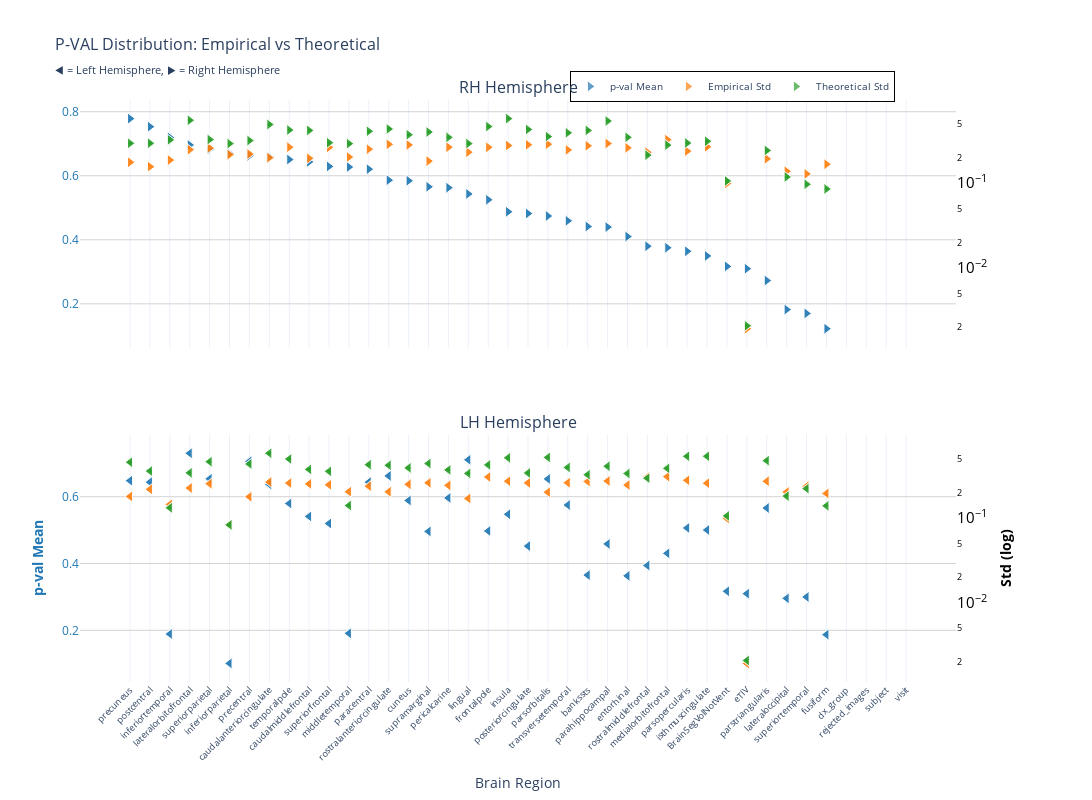
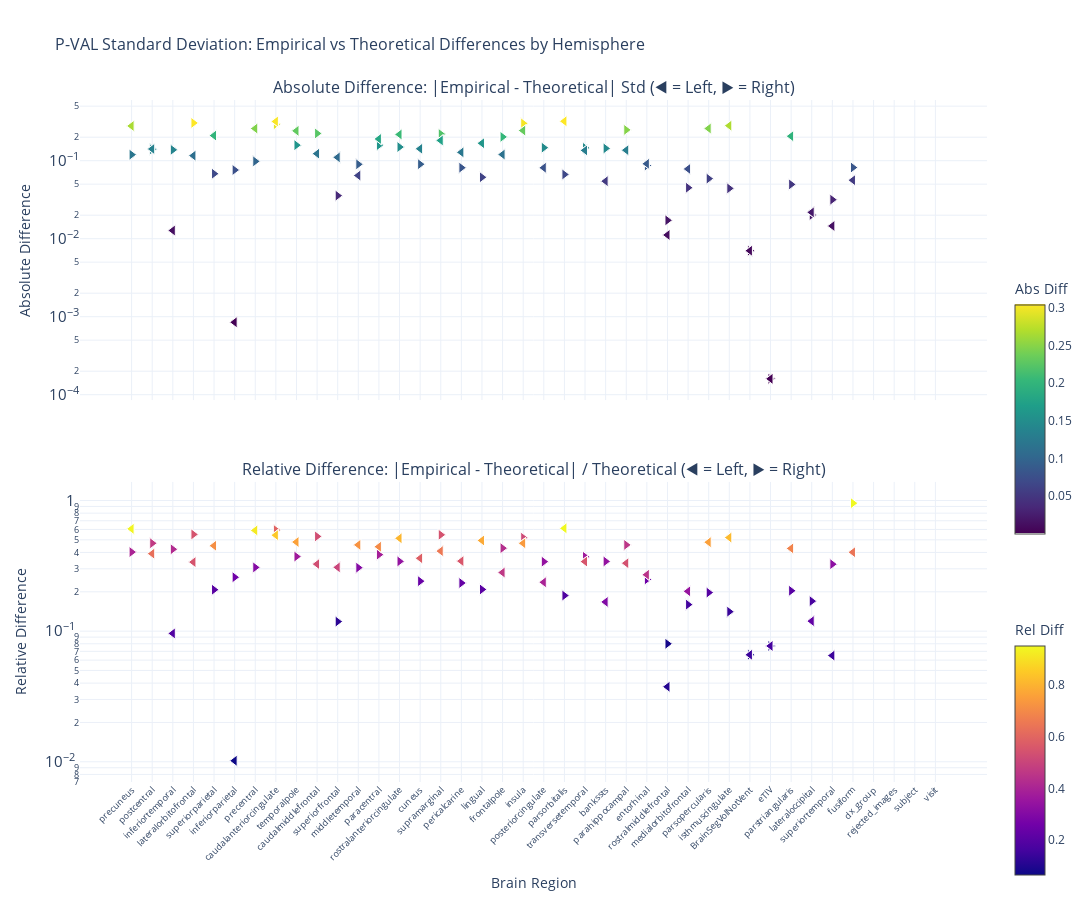

Notebook cell for these charts, in order:
### Markdown cell above
### p-value

### Code cell
nu_nav = df_navr[(df_navr["study"] == "longitudinal") & (df_navr["group"] == "HC-PD")]
data_path = stats_dir / f"student_longitudinal_{METRIC}.parquet"
df, stats = get_test_stats(
    data_path, stat_functions_F, nu_nav, hemisphere=True, study="longitudinal"
)
show_figure(
    stats, hemisphere=True, stat_name="p-val", study="longitudinal", metric=METRIC
)

### Figure 1 — Plotly figure (JSON) as saved in the notebook; plotly's stock layout.template omitted (floating-point values rounded to 4 significant figures)
{"data": [{"hovertemplate": "<b>%{x}</b><br>Mean p-val: %{y:.2f}<br><extra></extra>", "legendgroup": "mean", "marker": {"color": "#1f77b4", "line": {"color": "white", "width": 1}, "opacity": 0.7, "size": 10, "symbol": "triangle-right"}, "mode": "markers", "name": "p-val Mean", "showlegend": true, "type": "scatter", "x": ["precuneus", "precuneus", "postcentral", "postcentral", "inferiortemporal", "inferiortemporal", "lateralorbitofrontal", "lateralorbitofrontal", "superiorparietal", "superiorparietal", "inferiorparietal", "inferiorparietal", "precentral", "precentral", "caudalanteriorcingulate", "caudalanteriorcingulate", "temporalpole", "temporalpole", "caudalmiddlefrontal", "caudalmiddlefrontal", "superiorfrontal", "superiorfrontal", "middletemporal", "middletemporal", "paracentral", "paracentral", "rostralanteriorcingulate", "rostralanteriorcingulate", "cuneus", "cuneus", "supramarginal", "supramarginal", "pericalcarine", "pericalcarine", "lingual", "lingual", "frontalpole", "frontalpole", "insula", "insula", "posteriorcingulate", "posteriorcingulate", "parsorbitalis", "parsorbitalis", "transversetemporal", "transversetemporal", "bankssts", "bankssts", "parahippocampal", "parahippocampal", "entorhinal", "entorhinal", "rostralmiddlefrontal", "rostralmiddlefrontal", "medialorbitofrontal", "medialorbitofrontal", "parsopercularis", "parsopercularis", "isthmuscingulate", "isthmuscingulate", "BrainSegVolNotVent", "BrainSegVolNotVent", "eTIV", "eTIV", "parstriangularis", "parstriangularis", "lateraloccipital", "lateraloccipital", "superiortemporal", "superiortemporal", "fusiform", "fusiform", "dx_group", "rejected_images", "subject", "visit"], "xaxis": "x", "y": [0.7785, 0.7785, 0.7534, 0.7534, 0.7197, 0.7197, 0.6961, 0.6961, 0.683, 0.683, 0.6699, 0.6699, 0.6625, 0.6625, 0.6591, 0.6591, 0.6507, 0.6507, 0.6434, 0.6434, 0.6291, 0.6291, 0.6272, 0.6272, 0.6207, 0.6207, 0.5862, 0.5862, 0.5844, 0.5844, 0.5655, 0.5655, 0.5628, 0.5628, 0.5432, 0.5432, 0.5249, 0.5249, 0.4874, 0.4874, 0.4821, 0.4821, 0.4743, 0.4743, 0.4592, 0.4592, 0.4415, 0.4415, 0.4396, 0.4396, 0.4102, 0.4102, 0.38, 0.38, 0.3752, 0.3752, 0.364, 0.364, 0.3496, 0.3496, 0.3169, 0.3169, 0.3098, 0.3098, 0.2726, 0.2726, 0.1819, 0.1819, 0.1699, 0.1699, 0.1222, 0.1222, NaN, NaN, NaN, NaN], "yaxis": "y"}, {"hovertemplate": "<b>%{x}</b><br>Empirical Std: %{y:.3f}<br><extra></extra>", "legendgroup": "empirical", "marker": {"color": "#ff7f0e", "line": {"color": "white", "width": 1}, "opacity": 0.7, "size": 10, "symbol": "triangle-right"}, "mode": "markers", "name": "Empirical Std", "showlegend": true, "type": "scatter", "x": ["precuneus", "precuneus", "postcentral", "postcentral", "inferiortemporal", "inferiortemporal", "lateralorbitofrontal", "lateralorbitofrontal", "superiorparietal", "superiorparietal", "inferiorparietal", "inferiorparietal", "precentral", "precentral", "caudalanteriorcingulate", "caudalanteriorcingulate", "temporalpole", "temporalpole", "caudalmiddlefrontal", "caudalmiddlefrontal", "superiorfrontal", "superiorfrontal", "middletemporal", "middletemporal", "paracentral", "paracentral", "rostralanteriorcingulate", "rostralanteriorcingulate", "cuneus", "cuneus", "supramarginal", "supramarginal", "pericalcarine", "pericalcarine", "lingual", "lingual", "frontalpole", "frontalpole", "insula", "insula", "posteriorcingulate", "posteriorcingulate", "parsorbitalis", "parsorbitalis", "transversetemporal", "transversetemporal", "bankssts", "bankssts", "parahippocampal", "parahippocampal", "entorhinal", "entorhinal", "rostralmiddlefrontal", "rostralmiddlefrontal", "medialorbitofrontal", "medialorbitofrontal", "parsopercularis", "parsopercularis", "isthmuscingulate", "isthmuscingulate", "BrainSegVolNotVent", "BrainSegVolNotVent", "eTIV", "eTIV", "parstriangularis", "parstriangularis", "lateraloccipital", "lateraloccipital", "superiortemporal", "superiortemporal", "fusiform", "fusiform", "dx_group", "rejected_images", "subject", "visit"], "xaxis": "x", "y": [0.1768, 0.1768, 0.157, 0.157, 0.1875, 0.1875, 0.2492, 0.2492, 0.2599, 0.2599, 0.2178, 0.2178, 0.221, 0.221, 0.2004, 0.2004, 0.2667, 0.2667, 0.1972, 0.1972, 0.2654, 0.2654, 0.2036, 0.2036, 0.2526, 0.2526, 0.2878, 0.2878, 0.2835, 0.2835, 0.1826, 0.1826, 0.2667, 0.2667, 0.2327, 0.2327, 0.2655, 0.2655, 0.2787, 0.2787, 0.2846, 0.2846, 0.289, 0.289, 0.2475, 0.2475, 0.2768, 0.2768, 0.2946, 0.2946, 0.2617, 0.2617, 0.232, 0.232, 0.3271, 0.3271, 0.2395, 0.2395, 0.2692, 0.2692, 0.09936, 0.09936, 0.001915, 0.001915, 0.1941, 0.1941, 0.1387, 0.1387, 0.1288, 0.1288, 0.1673, 0.1673, NaN, NaN, NaN, NaN], "yaxis": "y2"}, {"error_y": {"array": [0.005886, 0.005886, 0.005896, 0.005896, 0.006462, 0.006462, 0.01101, 0.01101, 0.006517, 0.006517, 0.005837, 0.005837, 0.00634, 0.00634, 0.009807, 0.009807, 0.008441, 0.008441, 0.008357, 0.008357, 0.005982, 0.005982, 0.005831, 0.005831, 0.008162, 0.008162, 0.008691, 0.008691, 0.007425, 0.007425, 0.007993, 0.007993, 0.006914, 0.006914, 0.005841, 0.005841, 0.009285, 0.009285, 0.01151, 0.01151, 0.008572, 0.008572, 0.007064, 0.007064, 0.00782, 0.00782, 0.008354, 0.008354, 0.01078, 0.01078, 0.006922, 0.006922, 0.004268, 0.004268, 0.005605, 0.005605, 0.005929, 0.005929, 0.006225, 0.006225, 0.002114, 0.002114, 4.122e-05, 4.122e-05, 0.004843, 0.004843, 0.002355, 0.002355, 0.001931, 0.001931, 0.001701, 0.001701, NaN, NaN, NaN, NaN], "arrayminus": [0.005769, 0.005769, 0.005779, 0.005779, 0.006333, 0.006333, 0.01079, 0.01079, 0.006388, 0.006388, 0.005721, 0.005721, 0.006214, 0.006214, 0.009612, 0.009612, 0.008273, 0.008273, 0.008191, 0.008191, 0.005863, 0.005863, 0.005715, 0.005715, 0.008, 0.008, 0.008519, 0.008519, 0.007277, 0.007277, 0.007834, 0.007834, 0.006777, 0.006777, 0.005725, 0.005725, 0.009101, 0.009101, 0.01128, 0.01128, 0.008402, 0.008402, 0.006924, 0.006924, 0.007665, 0.007665, 0.008189, 0.008189, 0.01057, 0.01057, 0.006785, 0.006785, 0.004184, 0.004184, 0.005494, 0.005494, 0.005812, 0.005812, 0.006102, 0.006102, 0.002072, 0.002072, 4.04e-05, 4.04e-05, 0.004747, 0.004747, 0.002309, 0.002309, 0.001893, 0.001893, 0.001668, 0.001668, NaN, NaN, NaN, NaN], "color": "#2ca02c", "thickness": 1, "type": "data", "visible": true, "width": 2}, "hovertemplate": "<b>%{x}</b><br>Theoretical Std: %{y:.3f}<br><extra></extra>", "legendgroup": "theoretical", "marker": {"color": "#2ca02c", "line": {"color": "white", "width": 1}, "opacity": 0.7, "size": 10, "symbol": "triangle-right"}, "mode": "markers", "name": "Theoretical Std", "showlegend": true, "type": "scatter", "x": ["precuneus", "precuneus", "postcentral", "postcentral", "inferiortemporal", "inferiortemporal", "lateralorbitofrontal", "lateralorbitofrontal", "superiorparietal", "superiorparietal", "inferiorparietal", "inferiorparietal", "precentral", "precentral", "caudalanteriorcingulate", "caudalanteriorcingulate", "temporalpole", "temporalpole", "caudalmiddlefrontal", "caudalmiddlefrontal", "superiorfrontal", "superiorfrontal", "middletemporal", "middletemporal", "paracentral", "paracentral", "rostralanteriorcingulate", "rostralanteriorcingulate", "cuneus", "cuneus", "supramarginal", "supramarginal", "pericalcarine", "pericalcarine", "lingual", "lingual", "frontalpole", "frontalpole", "insula", "insula", "posteriorcingulate", "posteriorcingulate", "parsorbitalis", "parsorbitalis", "transversetemporal", "transversetemporal", "bankssts", "bankssts", "parahippocampal", "parahippocampal", "entorhinal", "entorhinal", "rostralmiddlefrontal", "rostralmiddlefrontal", "medialorbitofrontal", "medialorbitofrontal", "parsopercularis", "parsopercularis", "isthmuscingulate", "isthmuscingulate", "BrainSegVolNotVent", "BrainSegVolNotVent", "eTIV", "eTIV", "parstriangularis", "parstriangularis", "lateraloccipital", "lateraloccipital", "superiortemporal", "superiortemporal", "fusiform", "fusiform", "dx_group", "rejected_images", "subject", "visit"], "xaxis": "x", "y": [0.2962, 0.2962, 0.2967, 0.2967, 0.3252, 0.3252, 0.5539, 0.5539, 0.328, 0.328, 0.2938, 0.2938, 0.3191, 0.3191, 0.4936, 0.4936, 0.4248, 0.4248, 0.4206, 0.4206, 0.3011, 0.3011, 0.2935, 0.2935, 0.4108, 0.4108, 0.4374, 0.4374, 0.3737, 0.3737, 0.4023, 0.4023, 0.348, 0.348, 0.294, 0.294, 0.4673, 0.4673, 0.5794, 0.5794, 0.4314, 0.4314, 0.3555, 0.3555, 0.3936, 0.3936, 0.4205, 0.4205, 0.5426, 0.5426, 0.3484, 0.3484, 0.2148, 0.2148, 0.2821, 0.2821, 0.2984, 0.2984, 0.3133, 0.3133, 0.1064, 0.1064, 0.002075, 0.002075, 0.2437, 0.2437, 0.1185, 0.1185, 0.09719, 0.09719, 0.08563, 0.08563, NaN, NaN, NaN, NaN], "yaxis": "y2"}, {"hovertemplate": "<b>%{x}</b><br>Mean p-val: %{y:.2f}<br><extra></extra>", "legendgroup": "mean", "marker": {"color": "#1f77b4", "line": {"color": "white", "width": 1}, "opacity": 0.7, "size": 10, "symbol": "triangle-left"}, "mode": "markers", "name": "p-val Mean", "showlegend": false, "type": "scatter", "x": ["lateralorbitofrontal", "lateralorbitofrontal", "lingual", "lingual", "precentral", "precentral", "rostralanteriorcingulate", "rostralanteriorcingulate", "superiorparietal", "superiorparietal", "parsorbitalis", "parsorbitalis", "precuneus", "precuneus", "postcentral", "postcentral", "paracentral", "paracentral", "caudalanteriorcingulate", "caudalanteriorcingulate", "pericalcarine", "pericalcarine", "cuneus", "cuneus", "temporalpole", "temporalpole", "transversetemporal", "transversetemporal", "parstriangularis", "parstriangularis", "insula", "insula", "caudalmiddlefrontal", "caudalmiddlefrontal", "superiorfrontal", "superiorfrontal", "parsopercularis", "parsopercularis", "isthmuscingulate", "isthmuscingulate", "frontalpole", "frontalpole", "supramarginal", "supramarginal", "parahippocampal", "parahippocampal", "posteriorcingulate", "posteriorcingulate", "medialorbitofrontal", "medialorbitofrontal", "rostralmiddlefrontal", "rostralmiddlefrontal", "bankssts", "bankssts", "entorhinal", "entorhinal", "BrainSegVolNotVent", "BrainSegVolNotVent", "eTIV", "eTIV", "superiortemporal", "superiortemporal", "lateraloccipital", "lateraloccipital", "middletemporal", "middletemporal", "inferiortemporal", "inferiortemporal", "fusiform", "fusiform", "inferiorparietal", "inferiorparietal", "dx_group", "rejected_images", "subject", "visit"], "xaxis": "x2", "y": [0.7299, 0.7299, 0.7103, 0.7103, 0.7058, 0.7058, 0.6622, 0.6622, 0.6534, 0.6534, 0.6531, 0.6531, 0.6479, 0.6479, 0.6435, 0.6435, 0.6435, 0.6435, 0.6367, 0.6367, 0.5962, 0.5962, 0.5886, 0.5886, 0.5796, 0.5796, 0.575, 0.575, 0.566, 0.566, 0.5473, 0.5473, 0.5408, 0.5408, 0.5198, 0.5198, 0.5064, 0.5064, 0.5003, 0.5003, 0.4973, 0.4973, 0.496, 0.496, 0.4586, 0.4586, 0.4521, 0.4521, 0.4304, 0.4304, 0.3939, 0.3939, 0.3653, 0.3653, 0.363, 0.363, 0.3169, 0.3169, 0.3098, 0.3098, 0.2999, 0.2999, 0.2957, 0.2957, 0.1909, 0.1909, 0.1889, 0.1889, 0.1872, 0.1872, 0.1011, 0.1011, NaN, NaN, NaN, NaN], "yaxis": "y3"}, {"hovertemplate": "<b>%{x}</b><br>Empirical Std: %{y:.3f}<br><extra></extra>", "legendgroup": "empirical", "marker": {"color": "#ff7f0e", "line": {"color": "white", "width": 1}, "opacity": 0.7, "size": 10, "symbol": "triangle-left"}, "mode": "markers", "name": "Empirical Std", "showlegend": false, "type": "scatter", "x": ["lateralorbitofrontal", "lateralorbitofrontal", "lingual", "lingual", "precentral", "precentral", "rostralanteriorcingulate", "rostralanteriorcingulate", "superiorparietal", "superiorparietal", "parsorbitalis", "parsorbitalis", "precuneus", "precuneus", "postcentral", "postcentral", "paracentral", "paracentral", "caudalanteriorcingulate", "caudalanteriorcingulate", "pericalcarine", "pericalcarine", "cuneus", "cuneus", "temporalpole", "temporalpole", "transversetemporal", "transversetemporal", "parstriangularis", "parstriangularis", "insula", "insula", "caudalmiddlefrontal", "caudalmiddlefrontal", "superiorfrontal", "superiorfrontal", "parsopercularis", "parsopercularis", "isthmuscingulate", "isthmuscingulate", "frontalpole", "frontalpole", "supramarginal", "supramarginal", "parahippocampal", "parahippocampal", "posteriorcingulate", "posteriorcingulate", "medialorbitofrontal", "medialorbitofrontal", "rostralmiddlefrontal", "rostralmiddlefrontal", "bankssts", "bankssts", "entorhinal", "entorhinal", "BrainSegVolNotVent", "BrainSegVolNotVent", "eTIV", "eTIV", "superiortemporal", "superiortemporal", "lateraloccipital", "lateraloccipital", "middletemporal", "middletemporal", "inferiortemporal", "inferiortemporal", "fusiform", "fusiform", "inferiorparietal", "inferiorparietal", "dx_group", "rejected_images", "subject", "visit"], "xaxis": "x2", "y": [0.2275, 0.2275, 0.1712, 0.1712, 0.1792, 0.1792, 0.2053, 0.2053, 0.2559, 0.2559, 0.2028, 0.2028, 0.1806, 0.1806, 0.2193, 0.2193, 0.2391, 0.2391, 0.2677, 0.2677, 0.2443, 0.2443, 0.2513, 0.2513, 0.26, 0.26, 0.2623, 0.2623, 0.2732, 0.2732, 0.2738, 0.2738, 0.2545, 0.2545, 0.2481, 0.2481, 0.2806, 0.2806, 0.2592, 0.2592, 0.3069, 0.3069, 0.2617, 0.2617, 0.2752, 0.2752, 0.2615, 0.2615, 0.3099, 0.3099, 0.3086, 0.3086, 0.2718, 0.2718, 0.2464, 0.2464, 0.09936, 0.09936, 0.001915, 0.001915, 0.2384, 0.2384, 0.2041, 0.2041, 0.2057, 0.2057, 0.1453, 0.1453, 0.1961, 0.1961, 0.08414, 0.08414, NaN, NaN, NaN, NaN], "yaxis": "y4"}, {"error_y": {"array": [0.006825, 0.006825, 0.006727, 0.006727, 0.008692, 0.008692, 0.008388, 0.008388, 0.009253, 0.009253, 0.01039, 0.01039, 0.009125, 0.009125, 0.007165, 0.007165, 0.008526, 0.008526, 0.01164, 0.01164, 0.007397, 0.007397, 0.007818, 0.007818, 0.009959, 0.009959, 0.007906, 0.007906, 0.009521, 0.009521, 0.01027, 0.01027, 0.007502, 0.007502, 0.007122, 0.007122, 0.01071, 0.01071, 0.01074, 0.01074, 0.008481, 0.008481, 0.008814, 0.008814, 0.008179, 0.008179, 0.006807, 0.006807, 0.007715, 0.007715, 0.00591, 0.00591, 0.006487, 0.006487, 0.006709, 0.006709, 0.002114, 0.002114, 4.122e-05, 4.122e-05, 0.004447, 0.004447, 0.003623, 0.003623, 0.002804, 0.002804, 0.002634, 0.002634, 0.00278, 0.00278, 0.001655, 0.001655, NaN, NaN, NaN, NaN], "arrayminus": [0.00669, 0.00669, 0.006594, 0.006594, 0.00852, 0.00852, 0.008222, 0.008222, 0.00907, 0.00907, 0.01019, 0.01019, 0.008944, 0.008944, 0.007023, 0.007023, 0.008357, 0.008357, 0.01141, 0.01141, 0.00725, 0.00725, 0.007663, 0.007663, 0.009762, 0.009762, 0.007749, 0.007749, 0.009332, 0.009332, 0.01007, 0.01007, 0.007353, 0.007353, 0.00698, 0.00698, 0.0105, 0.0105, 0.01052, 0.01052, 0.008312, 0.008312, 0.008639, 0.008639, 0.008016, 0.008016, 0.006672, 0.006672, 0.007562, 0.007562, 0.005792, 0.005792, 0.006358, 0.006358, 0.006576, 0.006576, 0.002072, 0.002072, 4.04e-05, 4.04e-05, 0.004359, 0.004359, 0.003551, 0.003551, 0.002749, 0.002749, 0.002581, 0.002581, 0.002725, 0.002725, 0.001622, 0.001622, NaN, NaN, NaN, NaN], "color": "#2ca02c", "thickness": 1, "type": "data", "visible": true, "width": 2}, "hovertemplate": "<b>%{x}</b><br>Theoretical Std: %{y:.3f}<br><extra></extra>", "legendgroup": "theoretical", "marker": {"color": "#2ca02c", "line": {"color": "white", "width": 1}, "opacity": 0.7, "size": 10, "symbol": "triangle-left"}, "mode": "markers", "name": "Theoretical Std", "showlegend": false, "type": "scatter", "x": ["lateralorbitofrontal", "lateralorbitofrontal", "lingual", "lingual", "precentral", "precentral", "rostralanteriorcingulate", "rostralanteriorcingulate", "superiorparietal", "superiorparietal", "parsorbitalis", "parsorbitalis", "precuneus", "precuneus", "postcentral", "postcentral", "paracentral", "paracentral", "caudalanteriorcingulate", "caudalanteriorcingulate", "pericalcarine", "pericalcarine", "cuneus", "cuneus", "temporalpole", "temporalpole", "transversetemporal", "transversetemporal", "parstriangularis", "parstriangularis", "insula", "insula", "caudalmiddlefrontal", "caudalmiddlefrontal", "superiorfrontal", "superiorfrontal", "parsopercularis", "parsopercularis", "isthmuscingulate", "isthmuscingulate", "frontalpole", "frontalpole", "supramarginal", "supramarginal", "parahippocampal", "parahippocampal", "posteriorcingulate", "posteriorcingulate", "medialorbitofrontal", "medialorbitofrontal", "rostralmiddlefrontal", "rostralmiddlefrontal", "bankssts", "bankssts", "entorhinal", "entorhinal", "BrainSegVolNotVent", "BrainSegVolNotVent", "eTIV", "eTIV", "superiortemporal", "superiortemporal", "lateraloccipital", "lateraloccipital", "middletemporal", "middletemporal", "inferiortemporal", "inferiortemporal", "fusiform", "fusiform", "inferiorparietal", "inferiorparietal", "dx_group", "rejected_images", "subject", "visit"], "xaxis": "x2", "y": [0.3435, 0.3435, 0.3386, 0.3386, 0.4375, 0.4375, 0.4222, 0.4222, 0.4657, 0.4657, 0.523, 0.523, 0.4592, 0.4592, 0.3606, 0.3606, 0.4291, 0.4291, 0.5859, 0.5859, 0.3723, 0.3723, 0.3935, 0.3935, 0.5012, 0.5012, 0.3979, 0.3979, 0.4792, 0.4792, 0.517, 0.517, 0.3775, 0.3775, 0.3584, 0.3584, 0.5392, 0.5392, 0.5404, 0.5404, 0.4268, 0.4268, 0.4436, 0.4436, 0.4116, 0.4116, 0.3426, 0.3426, 0.3883, 0.3883, 0.2974, 0.2974, 0.3265, 0.3265, 0.3376, 0.3376, 0.1064, 0.1064, 0.002075, 0.002075, 0.2238, 0.2238, 0.1823, 0.1823, 0.1411, 0.1411, 0.1325, 0.1325, 0.1399, 0.1399, 0.08329, 0.08329, NaN, NaN, NaN, NaN], "yaxis": "y4"}], "layout": {"annotations": [{"font": {"size": 16}, "showarrow": false, "text": "RH Hemisphere", "x": 0.47, "xanchor": "center", "xref": "paper", "y": 1, "yanchor": "bottom", "yref": "paper"}, {"font": {"size": 16}, "showarrow": false, "text": "LH Hemisphere", "x": 0.47, "xanchor": "center", "xref": "paper", "y": 0.425, "yanchor": "bottom", "yref": "paper"}], "height": 800, "hovermode": "x", "legend": {"bgcolor": "rgba(255, 255, 255, 0.9)", "bordercolor": "black", "borderwidth": 1, "font": {"size": 10}, "orientation": "h", "x": 0.7, "xanchor": "center", "y": 1.05}, "title": {"font": {"size": 16}, "text": "P-VAL Distribution: Empirical vs Theoretical<br><sub>◀ = Left Hemisphere, ▶ = Right Hemisphere</sub>"}, "width": 1400, "xaxis": {"anchor": "y", "domain": [0, 0.94], "matches": "x2", "showticklabels": false}, "xaxis2": {"anchor": "y3", "domain": [0, 0.94], "tickangle": -45, "tickfont": {"size": 9}, "title": {"text": "Brain Region"}}, "yaxis": {"anchor": "x", "domain": [0.575, 1], "gridcolor": "lightgray", "showgrid": true, "tickfont": {"color": "#1f77b4"}, "title": {"font": {"color": "#1f77b4"}, "text": ""}}, "yaxis2": {"anchor": "x", "exponentformat": "power", "overlaying": "y", "showgrid": false, "side": "right", "tickfont": {"color": "black"}, "title": {"font": {"color": "black"}, "text": ""}, "type": "log"}, "yaxis3": {"anchor": "x2", "domain": [0, 0.425], "gridcolor": "lightgray", "showgrid": true, "tickfont": {"color": "#1f77b4"}, "title": {"font": {"color": "#1f77b4"}, "text": "<b>p-val Mean</b>"}}, "yaxis4": {"anchor": "x2", "exponentformat": "power", "overlaying": "y3", "showgrid": false, "side": "right", "tickfont": {"color": "black"}, "title": {"font": {"color": "black"}, "text": "<b>Std (log)</b>"}, "type": "log"}}}

### Figure 2 — Plotly figure (JSON) as saved in the notebook; plotly's stock layout.template omitted (floating-point values rounded to 4 significant figures)
{"data": [{"hovertemplate": "<b>%{x}</b><br>Hemisphere: %{text}<br>Abs Diff: %{y:.4f}<br><extra></extra>", "legendgroup": "abs_rh", "marker": {"color": [0.1194, 0.1194, 0.1397, 0.1397, 0.1377, 0.1377, 0.3047, 0.3047, 0.06806, 0.06806, 0.07595, 0.07595, 0.09809, 0.09809, 0.2932, 0.2932, 0.1581, 0.1581, 0.2234, 0.2234, 0.03563, 0.03563, 0.08984, 0.08984, 0.1582, 0.1582, 0.1496, 0.1496, 0.09015, 0.09015, 0.2197, 0.2197, 0.0813, 0.0813, 0.06128, 0.06128, 0.2018, 0.2018, 0.3007, 0.3007, 0.1468, 0.1468, 0.06659, 0.06659, 0.1461, 0.1461, 0.1437, 0.1437, 0.2481, 0.2481, 0.08671, 0.08671, 0.01719, 0.01719, 0.04501, 0.04501, 0.05888, 0.05888, 0.04415, 0.04415, 0.007009, 0.007009, 0.0001597, 0.0001597, 0.04964, 0.04964, 0.02012, 0.02012, 0.03164, 0.03164, 0.0817, 0.0817, NaN, NaN, NaN, NaN], "colorbar": {"len": 0.4, "title": {"text": "Abs Diff"}, "y": 0.75, "yanchor": "top"}, "colorscale": [[0, "#440154"], [0.1111, "#482878"], [0.2222, "#3e4989"], [0.3333, "#31688e"], [0.4444, "#26828e"], [0.5556, "#1f9e89"], [0.6667, "#35b779"], [0.7778, "#6ece58"], [0.8889, "#b5de2b"], [1, "#fde725"]], "line": {"color": "white", "width": 1}, "showscale": true, "size": 10, "symbol": "triangle-right"}, "mode": "markers", "name": "Absolute (rh)", "showlegend": false, "text": ["rh", "rh", "rh", "rh", "rh", "rh", "rh", "rh", "rh", "rh", "rh", "rh", "rh", "rh", "rh", "rh", "rh", "rh", "rh", "rh", "rh", "rh", "rh", "rh", "rh", "rh", "rh", "rh", "rh", "rh", "rh", "rh", "rh", "rh", "rh", "rh", "rh", "rh", "rh", "rh", "rh", "rh", "rh", "rh", "rh", "rh", "rh", "rh", "rh", "rh", "rh", "rh", "rh", "rh", "rh", "rh", "rh", "rh", "rh", "rh", "rh", "rh", "rh", "rh", "rh", "rh", "rh", "rh", "rh", "rh", "rh", "rh", "rh", "rh", "rh", "rh"], "type": "scatter", "x": ["precuneus", "precuneus", "postcentral", "postcentral", "inferiortemporal", "inferiortemporal", "lateralorbitofrontal", "lateralorbitofrontal", "superiorparietal", "superiorparietal", "inferiorparietal", "inferiorparietal", "precentral", "precentral", "caudalanteriorcingulate", "caudalanteriorcingulate", "temporalpole", "temporalpole", "caudalmiddlefrontal", "caudalmiddlefrontal", "superiorfrontal", "superiorfrontal", "middletemporal", "middletemporal", "paracentral", "paracentral", "rostralanteriorcingulate", "rostralanteriorcingulate", "cuneus", "cuneus", "supramarginal", "supramarginal", "pericalcarine", "pericalcarine", "lingual", "lingual", "frontalpole", "frontalpole", "insula", "insula", "posteriorcingulate", "posteriorcingulate", "parsorbitalis", "parsorbitalis", "transversetemporal", "transversetemporal", "bankssts", "bankssts", "parahippocampal", "parahippocampal", "entorhinal", "entorhinal", "rostralmiddlefrontal", "rostralmiddlefrontal", "medialorbitofrontal", "medialorbitofrontal", "parsopercularis", "parsopercularis", "isthmuscingulate", "isthmuscingulate", "BrainSegVolNotVent", "BrainSegVolNotVent", "eTIV", "eTIV", "parstriangularis", "parstriangularis", "lateraloccipital", "lateraloccipital", "superiortemporal", "superiortemporal", "fusiform", "fusiform", "dx_group", "rejected_images", "subject", "visit"], "xaxis": "x", "y": [0.1194, 0.1194, 0.1397, 0.1397, 0.1377, 0.1377, 0.3047, 0.3047, 0.06806, 0.06806, 0.07595, 0.07595, 0.09809, 0.09809, 0.2932, 0.2932, 0.1581, 0.1581, 0.2234, 0.2234, 0.03563, 0.03563, 0.08984, 0.08984, 0.1582, 0.1582, 0.1496, 0.1496, 0.09015, 0.09015, 0.2197, 0.2197, 0.0813, 0.0813, 0.06128, 0.06128, 0.2018, 0.2018, 0.3007, 0.3007, 0.1468, 0.1468, 0.06659, 0.06659, 0.1461, 0.1461, 0.1437, 0.1437, 0.2481, 0.2481, 0.08671, 0.08671, 0.01719, 0.01719, 0.04501, 0.04501, 0.05888, 0.05888, 0.04415, 0.04415, 0.007009, 0.007009, 0.0001597, 0.0001597, 0.04964, 0.04964, 0.02012, 0.02012, 0.03164, 0.03164, 0.0817, 0.0817, NaN, NaN, NaN, NaN], "yaxis": "y"}, {"hovertemplate": "<b>%{x}</b><br>Hemisphere: %{text}<br>Rel Diff: %{y:.2%}<br><extra></extra>", "legendgroup": "rel_rh", "marker": {"color": [0.4031, 0.4031, 0.4707, 0.4707, 0.4234, 0.4234, 0.5502, 0.5502, 0.2075, 0.2075, 0.2586, 0.2586, 0.3074, 0.3074, 0.594, 0.594, 0.3723, 0.3723, 0.5311, 0.5311, 0.1183, 0.1183, 0.3061, 0.3061, 0.3851, 0.3851, 0.342, 0.342, 0.2413, 0.2413, 0.5461, 0.5461, 0.2336, 0.2336, 0.2085, 0.2085, 0.4318, 0.4318, 0.519, 0.519, 0.3403, 0.3403, 0.1873, 0.1873, 0.3711, 0.3711, 0.3417, 0.3417, 0.4571, 0.4571, 0.2489, 0.2489, 0.08, 0.08, 0.1596, 0.1596, 0.1973, 0.1973, 0.1409, 0.1409, 0.06589, 0.06589, 0.07699, 0.07699, 0.2037, 0.2037, 0.1697, 0.1697, 0.3255, 0.3255, 0.9541, 0.9541, NaN, NaN, NaN, NaN], "colorbar": {"len": 0.4, "title": {"text": "Rel Diff"}, "y": 0.25, "yanchor": "top"}, "colorscale": [[0, "#0d0887"], [0.1111, "#46039f"], [0.2222, "#7201a8"], [0.3333, "#9c179e"], [0.4444, "#bd3786"], [0.5556, "#d8576b"], [0.6667, "#ed7953"], [0.7778, "#fb9f3a"], [0.8889, "#fdca26"], [1, "#f0f921"]], "line": {"color": "white", "width": 1}, "showscale": true, "size": 10, "symbol": "triangle-right"}, "mode": "markers", "name": "Relative (rh)", "showlegend": false, "text": ["rh", "rh", "rh", "rh", "rh", "rh", "rh", "rh", "rh", "rh", "rh", "rh", "rh", "rh", "rh", "rh", "rh", "rh", "rh", "rh", "rh", "rh", "rh", "rh", "rh", "rh", "rh", "rh", "rh", "rh", "rh", "rh", "rh", "rh", "rh", "rh", "rh", "rh", "rh", "rh", "rh", "rh", "rh", "rh", "rh", "rh", "rh", "rh", "rh", "rh", "rh", "rh", "rh", "rh", "rh", "rh", "rh", "rh", "rh", "rh", "rh", "rh", "rh", "rh", "rh", "rh", "rh", "rh", "rh", "rh", "rh", "rh", "rh", "rh", "rh", "rh"], "type": "scatter", "x": ["precuneus", "precuneus", "postcentral", "postcentral", "inferiortemporal", "inferiortemporal", "lateralorbitofrontal", "lateralorbitofrontal", "superiorparietal", "superiorparietal", "inferiorparietal", "inferiorparietal", "precentral", "precentral", "caudalanteriorcingulate", "caudalanteriorcingulate", "temporalpole", "temporalpole", "caudalmiddlefrontal", "caudalmiddlefrontal", "superiorfrontal", "superiorfrontal", "middletemporal", "middletemporal", "paracentral", "paracentral", "rostralanteriorcingulate", "rostralanteriorcingulate", "cuneus", "cuneus", "supramarginal", "supramarginal", "pericalcarine", "pericalcarine", "lingual", "lingual", "frontalpole", "frontalpole", "insula", "insula", "posteriorcingulate", "posteriorcingulate", "parsorbitalis", "parsorbitalis", "transversetemporal", "transversetemporal", "bankssts", "bankssts", "parahippocampal", "parahippocampal", "entorhinal", "entorhinal", "rostralmiddlefrontal", "rostralmiddlefrontal", "medialorbitofrontal", "medialorbitofrontal", "parsopercularis", "parsopercularis", "isthmuscingulate", "isthmuscingulate", "BrainSegVolNotVent", "BrainSegVolNotVent", "eTIV", "eTIV", "parstriangularis", "parstriangularis", "lateraloccipital", "lateraloccipital", "superiortemporal", "superiortemporal", "fusiform", "fusiform", "dx_group", "rejected_images", "subject", "visit"], "xaxis": "x2", "y": [0.4031, 0.4031, 0.4707, 0.4707, 0.4234, 0.4234, 0.5502, 0.5502, 0.2075, 0.2075, 0.2586, 0.2586, 0.3074, 0.3074, 0.594, 0.594, 0.3723, 0.3723, 0.5311, 0.5311, 0.1183, 0.1183, 0.3061, 0.3061, 0.3851, 0.3851, 0.342, 0.342, 0.2413, 0.2413, 0.5461, 0.5461, 0.2336, 0.2336, 0.2085, 0.2085, 0.4318, 0.4318, 0.519, 0.519, 0.3403, 0.3403, 0.1873, 0.1873, 0.3711, 0.3711, 0.3417, 0.3417, 0.4571, 0.4571, 0.2489, 0.2489, 0.08, 0.08, 0.1596, 0.1596, 0.1973, 0.1973, 0.1409, 0.1409, 0.06589, 0.06589, 0.07699, 0.07699, 0.2037, 0.2037, 0.1697, 0.1697, 0.3255, 0.3255, 0.9541, 0.9541, NaN, NaN, NaN, NaN], "yaxis": "y2"}, {"hovertemplate": "<b>%{x}</b><br>Hemisphere: %{text}<br>Abs Diff: %{y:.4f}<br><extra></extra>", "legendgroup": "abs_lh", "marker": {"color": [0.116, 0.116, 0.1674, 0.1674, 0.2583, 0.2583, 0.2169, 0.2169, 0.2098, 0.2098, 0.3203, 0.3203, 0.2786, 0.2786, 0.1413, 0.1413, 0.19, 0.19, 0.3181, 0.3181, 0.1279, 0.1279, 0.1421, 0.1421, 0.2412, 0.2412, 0.1356, 0.1356, 0.206, 0.206, 0.2433, 0.2433, 0.1231, 0.1231, 0.1103, 0.1103, 0.2586, 0.2586, 0.2811, 0.2811, 0.12, 0.12, 0.1818, 0.1818, 0.1364, 0.1364, 0.0811, 0.0811, 0.07834, 0.07834, 0.01115, 0.01115, 0.05463, 0.05463, 0.09123, 0.09123, 0.007009, 0.007009, 0.0001597, 0.0001597, 0.01455, 0.01455, 0.02176, 0.02176, 0.06455, 0.06455, 0.01273, 0.01273, 0.05621, 0.05621, 0.000848, 0.000848, NaN, NaN, NaN, NaN], "colorbar": {"len": 0.4, "title": {"text": "Abs Diff"}, "y": 0.75, "yanchor": "top"}, "colorscale": [[0, "#440154"], [0.1111, "#482878"], [0.2222, "#3e4989"], [0.3333, "#31688e"], [0.4444, "#26828e"], [0.5556, "#1f9e89"], [0.6667, "#35b779"], [0.7778, "#6ece58"], [0.8889, "#b5de2b"], [1, "#fde725"]], "line": {"color": "white", "width": 1}, "showscale": false, "size": 10, "symbol": "triangle-left"}, "mode": "markers", "name": "Absolute (lh)", "showlegend": false, "text": ["lh", "lh", "lh", "lh", "lh", "lh", "lh", "lh", "lh", "lh", "lh", "lh", "lh", "lh", "lh", "lh", "lh", "lh", "lh", "lh", "lh", "lh", "lh", "lh", "lh", "lh", "lh", "lh", "lh", "lh", "lh", "lh", "lh", "lh", "lh", "lh", "lh", "lh", "lh", "lh", "lh", "lh", "lh", "lh", "lh", "lh", "lh", "lh", "lh", "lh", "lh", "lh", "lh", "lh", "lh", "lh", "lh", "lh", "lh", "lh", "lh", "lh", "lh", "lh", "lh", "lh", "lh", "lh", "lh", "lh", "lh", "lh", "lh", "lh", "lh", "lh"], "type": "scatter", "x": ["lateralorbitofrontal", "lateralorbitofrontal", "lingual", "lingual", "precentral", "precentral", "rostralanteriorcingulate", "rostralanteriorcingulate", "superiorparietal", "superiorparietal", "parsorbitalis", "parsorbitalis", "precuneus", "precuneus", "postcentral", "postcentral", "paracentral", "paracentral", "caudalanteriorcingulate", "caudalanteriorcingulate", "pericalcarine", "pericalcarine", "cuneus", "cuneus", "temporalpole", "temporalpole", "transversetemporal", "transversetemporal", "parstriangularis", "parstriangularis", "insula", "insula", "caudalmiddlefrontal", "caudalmiddlefrontal", "superiorfrontal", "superiorfrontal", "parsopercularis", "parsopercularis", "isthmuscingulate", "isthmuscingulate", "frontalpole", "frontalpole", "supramarginal", "supramarginal", "parahippocampal", "parahippocampal", "posteriorcingulate", "posteriorcingulate", "medialorbitofrontal", "medialorbitofrontal", "rostralmiddlefrontal", "rostralmiddlefrontal", "bankssts", "bankssts", "entorhinal", "entorhinal", "BrainSegVolNotVent", "BrainSegVolNotVent", "eTIV", "eTIV", "superiortemporal", "superiortemporal", "lateraloccipital", "lateraloccipital", "middletemporal", "middletemporal", "inferiortemporal", "inferiortemporal", "fusiform", "fusiform", "inferiorparietal", "inferiorparietal", "dx_group", "rejected_images", "subject", "visit"], "xaxis": "x", "y": [0.116, 0.116, 0.1674, 0.1674, 0.2583, 0.2583, 0.2169, 0.2169, 0.2098, 0.2098, 0.3203, 0.3203, 0.2786, 0.2786, 0.1413, 0.1413, 0.19, 0.19, 0.3181, 0.3181, 0.1279, 0.1279, 0.1421, 0.1421, 0.2412, 0.2412, 0.1356, 0.1356, 0.206, 0.206, 0.2433, 0.2433, 0.1231, 0.1231, 0.1103, 0.1103, 0.2586, 0.2586, 0.2811, 0.2811, 0.12, 0.12, 0.1818, 0.1818, 0.1364, 0.1364, 0.0811, 0.0811, 0.07834, 0.07834, 0.01115, 0.01115, 0.05463, 0.05463, 0.09123, 0.09123, 0.007009, 0.007009, 0.0001597, 0.0001597, 0.01455, 0.01455, 0.02176, 0.02176, 0.06455, 0.06455, 0.01273, 0.01273, 0.05621, 0.05621, 0.000848, 0.000848, NaN, NaN, NaN, NaN], "yaxis": "y"}, {"hovertemplate": "<b>%{x}</b><br>Hemisphere: %{text}<br>Rel Diff: %{y:.2%}<br><extra></extra>", "legendgroup": "rel_lh", "marker": {"color": [0.3377, 0.3377, 0.4944, 0.4944, 0.5905, 0.5905, 0.5137, 0.5137, 0.4506, 0.4506, 0.6124, 0.6124, 0.6067, 0.6067, 0.3917, 0.3917, 0.4427, 0.4427, 0.543, 0.543, 0.3436, 0.3436, 0.3612, 0.3612, 0.4812, 0.4812, 0.3407, 0.3407, 0.4299, 0.4299, 0.4705, 0.4705, 0.3259, 0.3259, 0.3078, 0.3078, 0.4796, 0.4796, 0.5202, 0.5202, 0.2811, 0.2811, 0.4099, 0.4099, 0.3314, 0.3314, 0.2367, 0.2367, 0.2018, 0.2018, 0.0375, 0.0375, 0.1673, 0.1673, 0.2702, 0.2702, 0.06589, 0.06589, 0.07699, 0.07699, 0.065, 0.065, 0.1193, 0.1193, 0.4573, 0.4573, 0.09605, 0.09605, 0.4018, 0.4018, 0.01018, 0.01018, NaN, NaN, NaN, NaN], "colorbar": {"len": 0.4, "title": {"text": "Rel Diff"}, "y": 0.25, "yanchor": "top"}, "colorscale": [[0, "#0d0887"], [0.1111, "#46039f"], [0.2222, "#7201a8"], [0.3333, "#9c179e"], [0.4444, "#bd3786"], [0.5556, "#d8576b"], [0.6667, "#ed7953"], [0.7778, "#fb9f3a"], [0.8889, "#fdca26"], [1, "#f0f921"]], "line": {"color": "white", "width": 1}, "showscale": false, "size": 10, "symbol": "triangle-left"}, "mode": "markers", "name": "Relative (lh)", "showlegend": false, "text": ["lh", "lh", "lh", "lh", "lh", "lh", "lh", "lh", "lh", "lh", "lh", "lh", "lh", "lh", "lh", "lh", "lh", "lh", "lh", "lh", "lh", "lh", "lh", "lh", "lh", "lh", "lh", "lh", "lh", "lh", "lh", "lh", "lh", "lh", "lh", "lh", "lh", "lh", "lh", "lh", "lh", "lh", "lh", "lh", "lh", "lh", "lh", "lh", "lh", "lh", "lh", "lh", "lh", "lh", "lh", "lh", "lh", "lh", "lh", "lh", "lh", "lh", "lh", "lh", "lh", "lh", "lh", "lh", "lh", "lh", "lh", "lh", "lh", "lh", "lh", "lh"], "type": "scatter", "x": ["lateralorbitofrontal", "lateralorbitofrontal", "lingual", "lingual", "precentral", "precentral", "rostralanteriorcingulate", "rostralanteriorcingulate", "superiorparietal", "superiorparietal", "parsorbitalis", "parsorbitalis", "precuneus", "precuneus", "postcentral", "postcentral", "paracentral", "paracentral", "caudalanteriorcingulate", "caudalanteriorcingulate", "pericalcarine", "pericalcarine", "cuneus", "cuneus", "temporalpole", "temporalpole", "transversetemporal", "transversetemporal", "parstriangularis", "parstriangularis", "insula", "insula", "caudalmiddlefrontal", "caudalmiddlefrontal", "superiorfrontal", "superiorfrontal", "parsopercularis", "parsopercularis", "isthmuscingulate", "isthmuscingulate", "frontalpole", "frontalpole", "supramarginal", "supramarginal", "parahippocampal", "parahippocampal", "posteriorcingulate", "posteriorcingulate", "medialorbitofrontal", "medialorbitofrontal", "rostralmiddlefrontal", "rostralmiddlefrontal", "bankssts", "bankssts", "entorhinal", "entorhinal", "BrainSegVolNotVent", "BrainSegVolNotVent", "eTIV", "eTIV", "superiortemporal", "superiortemporal", "lateraloccipital", "lateraloccipital", "middletemporal", "middletemporal", "inferiortemporal", "inferiortemporal", "fusiform", "fusiform", "inferiorparietal", "inferiorparietal", "dx_group", "rejected_images", "subject", "visit"], "xaxis": "x2", "y": [0.3377, 0.3377, 0.4944, 0.4944, 0.5905, 0.5905, 0.5137, 0.5137, 0.4506, 0.4506, 0.6124, 0.6124, 0.6067, 0.6067, 0.3917, 0.3917, 0.4427, 0.4427, 0.543, 0.543, 0.3436, 0.3436, 0.3612, 0.3612, 0.4812, 0.4812, 0.3407, 0.3407, 0.4299, 0.4299, 0.4705, 0.4705, 0.3259, 0.3259, 0.3078, 0.3078, 0.4796, 0.4796, 0.5202, 0.5202, 0.2811, 0.2811, 0.4099, 0.4099, 0.3314, 0.3314, 0.2367, 0.2367, 0.2018, 0.2018, 0.0375, 0.0375, 0.1673, 0.1673, 0.2702, 0.2702, 0.06589, 0.06589, 0.07699, 0.07699, 0.065, 0.065, 0.1193, 0.1193, 0.4573, 0.4573, 0.09605, 0.09605, 0.4018, 0.4018, 0.01018, 0.01018, NaN, NaN, NaN, NaN], "yaxis": "y2"}], "layout": {"annotations": [{"font": {"size": 16}, "showarrow": false, "text": "Absolute Difference: |Empirical - Theoretical| Std (◀ = Left, ▶ = Right)", "x": 0.5, "xanchor": "center", "xref": "paper", "y": 1, "yanchor": "bottom", "yref": "paper"}, {"font": {"size": 16}, "showarrow": false, "text": "Relative Difference: |Empirical - Theoretical| / Theoretical (◀ = Left, ▶ = Right)", "x": 0.5, "xanchor": "center", "xref": "paper", "y": 0.44, "yanchor": "bottom", "yref": "paper"}], "height": 900, "hovermode": "x unified", "showlegend": false, "title": {"font": {"size": 16}, "text": "P-VAL Standard Deviation: Empirical vs Theoretical Differences by Hemisphere"}, "width": 1400, "xaxis": {"anchor": "y", "domain": [0, 1], "showticklabels": false}, "xaxis2": {"anchor": "y2", "domain": [0, 1], "tickangle": -45, "tickfont": {"size": 9}, "title": {"text": "Brain Region"}}, "yaxis": {"anchor": "x", "domain": [0.56, 1], "exponentformat": "power", "title": {"text": "Absolute Difference"}, "type": "log"}, "yaxis2": {"anchor": "x2", "domain": [0, 0.44], "exponentformat": "power", "title": {"text": "Relative Difference"}, "type": "log"}}}
